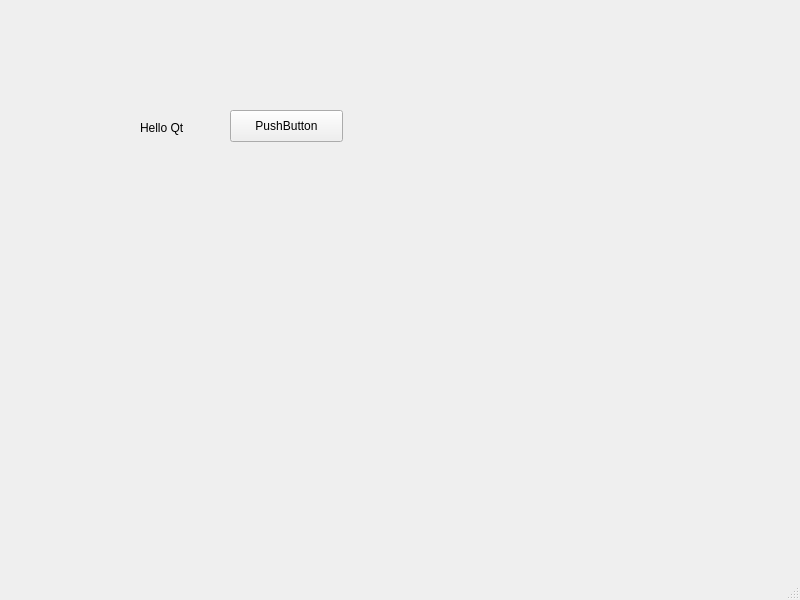
<?xml version="1.0" encoding="UTF-8"?>
<ui version="4.0">
 <class>MainWindow</class>
 <widget class="QMainWindow" name="MainWindow">
  <property name="geometry">
   <rect>
    <x>0</x>
    <y>0</y>
    <width>800</width>
    <height>600</height>
   </rect>
  </property>
  <property name="windowTitle">
   <string>MainWindow</string>
  </property>
  <widget class="QWidget" name="centralwidget">
   <widget class="QLabel" name="label">
    <property name="geometry">
     <rect>
      <x>140</x>
      <y>120</y>
      <width>60</width>
      <height>16</height>
     </rect>
    </property>
    <property name="styleSheet">
     <string notr="true"/>
    </property>
    <property name="text">
     <string>Hello Qt</string>
    </property>
   </widget>
   <widget class="QPushButton" name="pushButton">
    <property name="geometry">
     <rect>
      <x>230</x>
      <y>110</y>
      <width>113</width>
      <height>32</height>
     </rect>
    </property>
    <property name="text">
     <string>PushButton</string>
    </property>
   </widget>
  </widget>
  <widget class="QMenuBar" name="menubar">
   <property name="geometry">
    <rect>
     <x>0</x>
     <y>0</y>
     <width>800</width>
     <height>22</height>
    </rect>
   </property>
  </widget>
  <widget class="QStatusBar" name="statusbar"/>
 </widget>
 <layoutdefault spacing="6" margin="11"/>
 <resources/>
 <connections/>
</ui>
